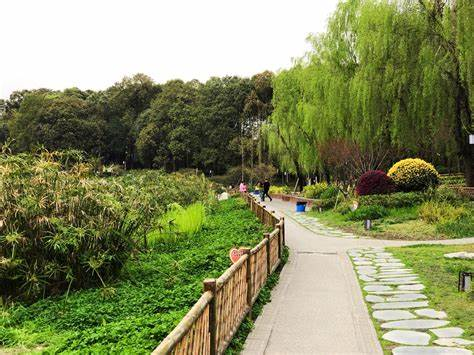
#> input picture arithmeticOperation/park.jpg, 474 x 355 px
$ python addPicture.py
#> lines starting #> are read from the running program, lines starting #| are printed output that depends on the picture
import numpy as np
import cv2 as cv
import matplotlib.pyplot as plt

# # np的add 和cv的add 的区别
# x = np.uint8([250])
# y = np.uint8([10])
# print(cv.add(x, y))
# print(x + y)

#两个图片相加

#1读取图像
img1 = cv.imread('park.jpg')
#> img1 is the input picture: shape (355, 474, 3); mean B, G, R 96.7, 139.3, 133.3
img2 = cv.imread('rain.jpg')
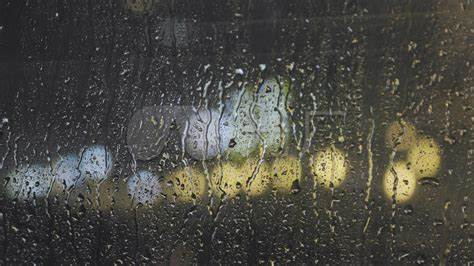
#> input picture arithmeticOperation/rain.jpg, 474 x 266 px
#> img2 is the input picture: shape (266, 474, 3); mean B, G, R 66.5, 72.8, 73.6

# 确保图像尺寸相同
if img1.shape != img2.shape:
    # 调整尺寸
    img2 = cv.resize(img2, (img1.shape[1], img1.shape[0]))  # 调整 img2 的尺寸以匹配 img1
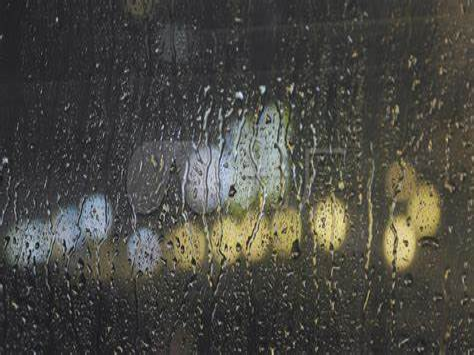
#> img2: shape (355, 474, 3); mean B, G, R 66.4, 72.7, 73.5

# 确保图像通道数相同
if img1.shape[2] != img2.shape[2]:
    if img1.shape[2] == 3:  # img1 是彩色图像
        img2 = cv.cvtColor(img2, cv.COLOR_GRAY2BGR)  # 将 img2 转换为彩色
    else:  # img1 是灰度图像
        img1 = cv.cvtColor(img1, cv.COLOR_BGR2GRAY)  # 将 img1 转换为灰度
        img2 = cv.cvtColor(img2, cv.COLOR_BGR2GRAY)  # 将 img2 转换为灰度

#加法操作
img3 = cv.add(img1,img2) #cv中的加法
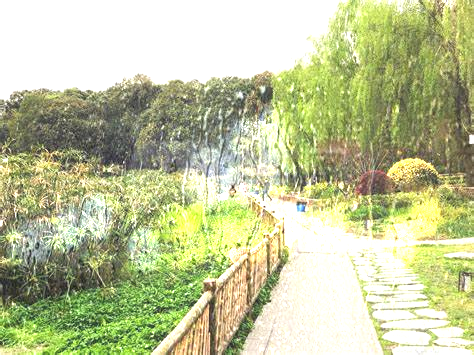
#> img3: shape (355, 474, 3); mean B, G, R 154.2, 197.3, 191.6
img4 = img1+img2 #两个图片直接相加
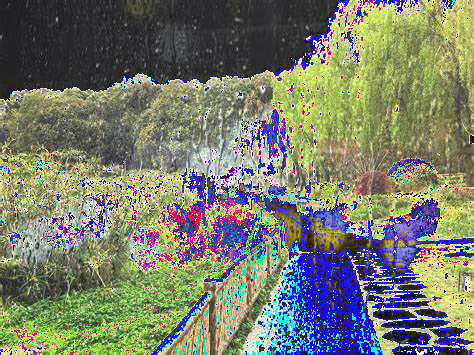
#> img4: shape (355, 474, 3); mean B, G, R 110.4, 125.4, 120.9

#3图像显示
fig,axes = plt.subplots(nrows=1,ncols=2,figsize=(10,8),dpi=100)
axes[0].imshow(img3[:,:,::-1])
axes[0].set_title('cv中的加法')
axes[1].imshow(img4[:,:,::-1])
axes[1].set_title('直接相加')
plt.show()
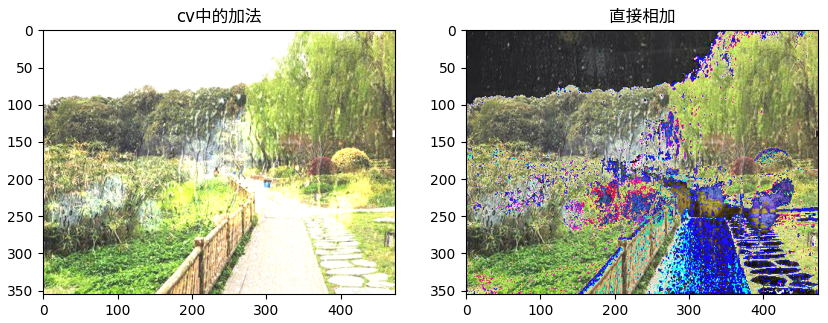
#> figure drawn by matplotlib, 2 panels
